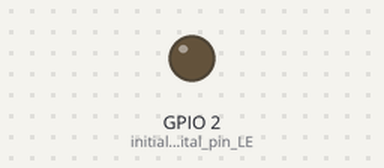
This sketch was run on a simulated ESP32. Shown: output pins drawn as LEDs (lit = HIGH). WiFi joins after 1.5 s; servers stay silent unless stated; what the sketch prints to the serial monitor is not drawn.

Above: at 1.6 s.
Timing chart, 0 to 3.1 s (numbered marks = the images above):
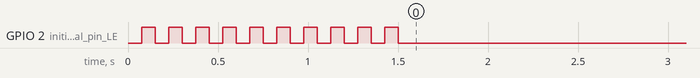

The sketch:

test_1.0.ino
```cpp
// date created: 02-17-2026
// last updated: 02-24-2026
// refs:
  // - https://pcbsync.com/raspberry-pi-pico-with-arduino-ide/
  // - https://github.com/Dayleyfocus/pico-wifi-manager

/////////// global variables+functions+libraries
#include <WiFi.h> // WiFi library

// WiFi stuff
const char* ssid = "xx"; // hotspot name
const char* password = "xx!"; // hotspot password
    // why? const makes variables "read-only", attempts to assign a new value will cause compilation error

bool wasConnect = false; //  boolean variable for tracking connection status
unsigned long lastRconnectAtmpt = 0; // size variable for non-neg #s, only 0 and pos integers (unlike standard longs)
unsigned long strtRconnectTime = 0;

// led stuff
void led_on() { digitalWrite(LED_BUILTIN, LOW); }
void led_off() { digitalWrite(LED_BUILTIN, HIGH); }
const long blinkInterval = 150; // interval at which to blink (ms *milliseconds; 0.150s)

void led_blink() {
  // if (!connect && strtRconnectTime > 0) {  // can only run after running strtRconnectTime
    if (millis() % blinkInterval < (blinkInterval / 2)) {
      led_on(); // led on in 1st half of the interval
    } else {
      led_off(); // led off in 2nd half of the interval
    }
  // }
}
// explanation:
          // millis() --> returns the number of ms since the program started running (constantly increases as it runs)
          // % blinkInterval --> calculates the remainder of dividing by blinkInterval
          // < (blinkInterval / 2) --> remainder has to be smaller than 75; first half of interval! = on
          // } else { --> if remainder isn't smaller (is larger) than 75; second half of interval = off
          // rapid blinking every 0.075s, not every 0.150s

//void led_fastblink() { led_on(); delay(150); led_off(); delay(150); }
//void led_slowblink() { led_on(); delay(500); led_off(); delay(500); }
  // DONT USE delay() to control the LED! why?
    // - its a blocking function that halts program execution for a specified period
    // - when delay runs (when led blinks/off), the pico can't perform any other operations, including network tasks
    // - so when the device is stuck in disconnected, it's blocked in delay; it can't check for updates in the network to reconnect when blinking
    // - delay would result in longer reconnection waiting

void setup() {
    // put your setup code here, to run once:
  Serial.begin(115200);
  while (!Serial) { ; } // wait for USB connect before running program
  // why? since pico's USB serial port is virtual (not dedicated UART-to-USB chip)

  pinMode(LED_BUILTIN, OUTPUT); // initialize digital pin LED_BUILTIN as an output
  Serial.print("I'm waking up!");
  Serial.println(ssid);

/////////// initial connection
  WiFi.begin(ssid, password);

  unsigned long strtTime = millis(); // track start time
  unsigned long atmptDur = 30000; // attempt for first 30s

  while (millis() - strtTime < atmptDur && WiFi.status() != WL_CONNECTED) {
      Serial.print("I want to feel connected.");
      led_blink();
  }  // <-- FIXED: properly closed while loop

  if (WiFi.status() == WL_CONNECTED) {
      Serial.println("Connected! Pico is happy."); // prints only once (to print repeatedly "\nConnected.")
      Serial.print("IP Address: ");
      Serial.println(WiFi.localIP());
      led_on();
  } else {
      Serial.println("Failed. Pico is sad.");
      led_off();
      Serial.flush(); // waits until this message is completely sent before continuing
  }
}

void loop() {

/////////// check connection status
  bool connect = (WiFi.status() == WL_CONNECTED);
  if (connect != wasConnect) { // checking if not connected // ! --> unary operator to invert the truth of boolean expression (makes it false)
      Serial.println(connect ? "Connected :)" : "Disconnected :()"); // ? --> ternary operator to express conditional true/false statements
      connect ? led_on() : led_off();
      wasConnect = connect; // updates status
      if (connect) { // notifying if its connected
          Serial.print("IP: ");
          Serial.println(WiFi.localIP());
          strtRconnectTime = 0;
      } else {
          strtRconnectTime = millis(); // if unconnected, starts reconnect timer
      }
  }

/////////// automatic reconnection logic
  if (!connect) {
      if (millis() - strtRconnectTime < 300000) { // attempts for 5min
        led_blink();
        Serial.println("Sorry. I'm trying my best...");
        WiFi.begin(ssid, password);
     } else if (millis() - strtRconnectTime < 360000) { // adds 1min break (+60000)
        if (millis() - strtRconnectTime == 300000) { // prints before break
            led_off();
            Serial.println("I'm tired. Give me a minute please");
        }
     } else { // after 1min pause, reset reconnect timer
        strtRconnectTime = millis();
        }
  }
}

// reflection: its not using machine states, its using boolean logic this is hell for cocurring tasks
```
